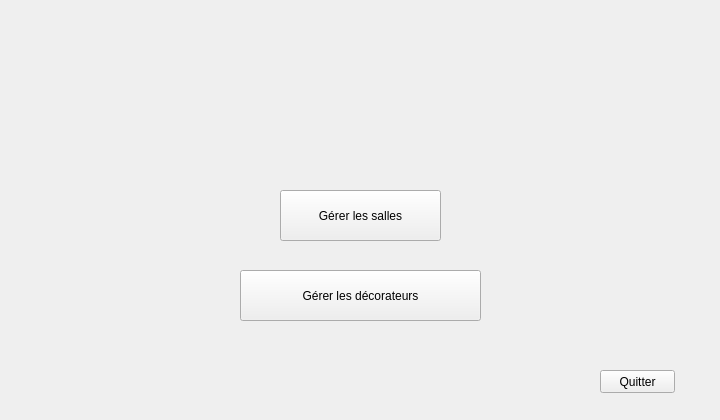
   <widget class="QWidget" name="page_2">
    <widget class="QLabel" name="label_6">
     <property name="geometry">
      <rect>
       <x>0</x>
       <y>0</y>
       <width>711</width>
       <height>411</height>
      </rect>
     </property>
     <property name="text">
      <string/>
     </property>
     <property name="pixmap">
      <pixmap>../../Downloads/flrurr.jpg</pixmap>
     </property>
    </widget>
    <widget class="QPushButton" name="pushButton_3">
     <property name="geometry">
      <rect>
       <x>280</x>
       <y>190</y>
       <width>161</width>
       <height>51</height>
      </rect>
     </property>
     <property name="autoFillBackground">
      <bool>true</bool>
     </property>
     <property name="styleSheet">
      <string notr="true">color:rgb(0, 0, 0);
font: 75 14pt &quot;Segoe Script&quot;;</string>
     </property>
     <property name="text">
      <string>Gérer les salles</string>
     </property>
    </widget>
    <widget class="QPushButton" name="pushButton_4">
     <property name="geometry">
      <rect>
       <x>240</x>
       <y>270</y>
       <width>241</width>
       <height>51</height>
      </rect>
     </property>
     <property name="autoFillBackground">
      <bool>true</bool>
     </property>
     <property name="styleSheet">
      <string notr="true">color:rgb(0, 0, 0);
font: 75 14pt &quot;Segoe Script&quot;;</string>
     </property>
     <property name="text">
      <string>Gérer les décorateurs</string>
     </property>
    </widget>
    <widget class="QPushButton" name="pushButton_5">
     <property name="geometry">
      <rect>
       <x>600</x>
       <y>370</y>
       <width>75</width>
       <height>23</height>
      </rect>
     </property>
     <property name="styleSheet">
      <string notr="true">font: 75 8pt &quot;Segoe Script&quot;;
color: rgb(0, 0, 0);</string>
     </property>
     <property name="text">
      <string>Quitter</string>
     </property>
    </widget>
   </widget>
